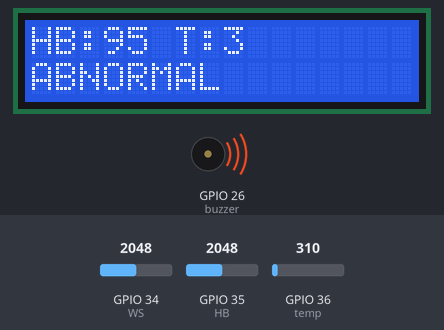
Simulated run of this sketch. Board: ESP32. On the bench: 16×2 character LCD, buzzer (waves = sounding, pin HIGH). The inputs (shaded band) are chosen by the test bench; at power-on: GPIO 35 (HB) = 2048, GPIO 34 (WS) = 2048, GPIO 36 (temp) = 310. What the sketch prints to the serial monitor is not drawn.

Above: at 1.2 s.
1.3 s: GPIO 35 (HB) set to 1065
3.5 s: GPIO 35 (HB) set to 963
At 4.8 s:
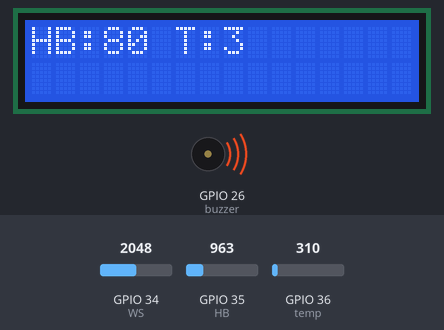
5.5 s: GPIO 34 (WS) set to 1990
At 6.6 s:
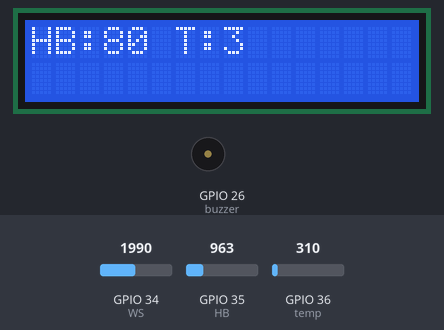
7.5 s: GPIO 36 (temp) set to 372
At 8.4 s:
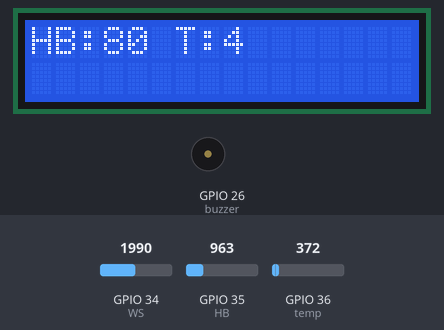
9.6 s: GPIO 35 (HB) set to 2
At 11.3 s:
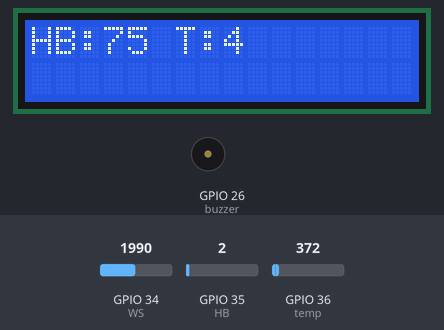
11.6 s: GPIO 35 (HB) set to 0
At 12.9 s:
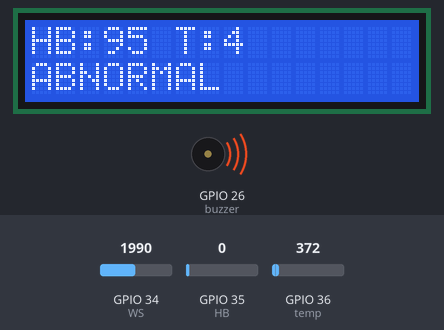
Timing chart, 0 to 15.6 s (numbered marks = the images above; inputs shaded):
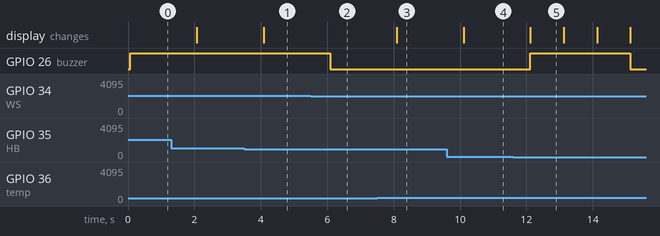

Measured:
- the behaviour switches between 1001 and 1000 on GPIO 35 (HB) (found by bisection; images 0 and 1)
- the behaviour switches between 2048 and 2047 on GPIO 34 (WS) (found by bisection; images 1 and 2)
- the behaviour switches between 1 and 0 on GPIO 35 (HB) (found by bisection; images 4 and 5)
- after the input at 3.5 s, the display: changes after 0.59 s (image 1)
- after the input at 5.5 s, GPIO 26 (buzzer): HIGH → LOW after 0.59 s
- after the input at 7.5 s, the display: changes after 0.60 s (image 3)
- after the input at 9.6 s, the display: changes after 0.51 s (image 4)
- after the input at 11.6 s, GPIO 26 (buzzer): LOW → HIGH after 0.52 s, → LOW 3.0 s later; the display: changes after 0.52 s (image 5)

The sketch:

combined.ino
```cpp
#include <LiquidCrystal.h>
const int rs = 5, en = 18, d4 = 19, d5 = 21, d6 = 22, d7 = 23;
LiquidCrystal lcd(rs, en, d4, d5, d6, d7);

const int HB = 35;
const int temp=36;
const int WS=34;
const int buzzer=26;
int sensor;
int H;
int H1;
int count;
int wsensor;


void setup()
{
  lcd.begin(16, 2);
  pinMode(HB,INPUT);
  pinMode(temp,INPUT);
  pinMode(WS,INPUT);
  pinMode(buzzer,OUTPUT);
  Serial.begin(9600);
}


void loop()
 {
  H=analogRead(HB);
  sensor = analogRead(temp)/80;
  wsensor=analogRead(WS)/40.95;
  Serial.println(wsensor);

  if(H==4095)
  {
    H1=0;
  }

  else
  {
    count=count+2;

    if(H==0)
    {
      H1=69+count;
    }
    else if ((H>0) && (H<=500))
    {
     H1=75;
    }

     else if ((H>500) && (H<=1000))
    {
     H1=80;
    }

     else if ((H>1000) && (H<=1500))
    {
     H1=85;
    }

     else if ((H>1500) && (H<=2000))
    {
     H1=90;
    }

     else if ((H>2000) && (H<=3000))
    {
     H1=95;
    }

    else if ((H>3000) && (H<=3500))
    {
     H1=99;
    }

    else if(H>3500)
    {
     H1=0;
    }
     if (H1>99)
    {
      H1=0;
    }
  }


  lcd.setCursor(0, 0);
  lcd.print("HB:");
  lcd.print(H1);
  lcd.print("   ");

  lcd.setCursor(6,0);
  lcd.print("T:");
  lcd.print(sensor);
  lcd.print("      ");

  if((H1>=85)||(sensor>=35))
    {
      lcd.setCursor(0,1);
      lcd.print("ABNORMAL");
      lcd.print("         ");
    }
    else
    {
      lcd.setCursor(0,1);
      lcd.print("         ");
    }


   if((H1>=85)||(sensor>=35)||(wsensor>=50))
   {
    digitalWrite(buzzer,HIGH);
   }
   else
   {
    digitalWrite(buzzer,LOW);
   }

  delay(1000);

}
```
